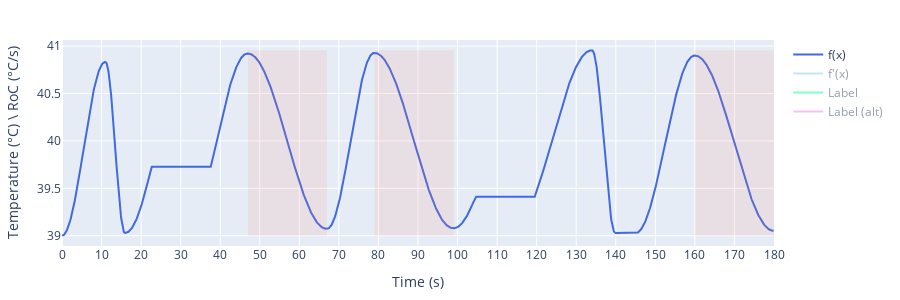

The code cell stored with this chart in its notebook:
### Code cell
dummy_config = {
    "seeds": [1, 2, 3],
    "half_cycle_num": 2,
    "period_range": [2, 2],
    "big_decreasing_half_cycle_num": 0,
    "shorten_expected_duration": 0,
    "amplitude_range": [0.9, 1.0],
    "plateau_num": 0,
    "prolonged_minima_num": 0,
}

dummy_participant = {
    "temperature_baseline": 40,
    "temperature_range": 2,  # VAS 0 - VAS 70
}

config = {
    "seeds": [806, 536, 658, 536, 681, 467, 265, 743, 952, 264, 243, 265],
    "sample_rate": 10,
    "half_cycle_num": 10,
    "period_range": [5, 20],
    "amplitude_range": [0.3, 1.0],
    "inflection_point_range": [-0.4, 0.3],
    "shorten_expected_duration": 2,
    "big_decreasing_half_cycle_num": 3,
    "big_decreasing_half_cycle_period": 20,
    "big_decreasing_half_cycle_amplitude": 0.925,
    "big_decreasing_half_cycle_min_y_intercept": 0.9,
    "plateau_num": 2,
    "plateau_duration": 15,
    "plateau_percentile_range": [25, 50],
    "prolonged_minima_num": 1,
    "prolonged_minima_duration": 5,
}
config.update(dummy_participant)
seed = np.random.randint(0, 1000)
stimulus = StimulusGenerator(
    config,
    debug=0,
)

print(f"{stimulus.seed = }")
_ = plot_stimulus_extra(stimulus, s_RoC=0.2, display_stats=False)

### Figure 1 — Plotly figure (JSON) as saved in the notebook; plotly's stock layout.template omitted (floating-point values rounded to 4 significant figures; data arrays with more than 128 entries replaced by an {"elided": "..."} marker saying what was removed)
{"data": [{"line": {"color": "royalblue"}, "name": "f(x)", "type": "scatter", "visible": true, "x": {"elided": "1800 float values"}, "y": {"elided": "1800 float values"}}, {"line": {"color": "skyblue"}, "name": "f'(x)", "type": "scatter", "visible": "legendonly", "x": {"elided": "1800 float values"}, "y": {"elided": "1800 float values"}}, {"line": {"color": "springgreen"}, "name": "Label", "type": "scatter", "visible": "legendonly", "x": {"elided": "1800 float values"}, "y": {"elided": "1800 int values"}}, {"line": {"color": "violet"}, "name": "Label (alt)", "type": "scatter", "visible": "legendonly", "x": {"elided": "1800 float values"}, "y": {"elided": "1800 int values"}}], "layout": {"autosize": true, "height": 300, "margin": {"b": 20, "l": 20, "r": 20, "t": 40}, "shapes": [{"fillcolor": "salmon", "line": {"width": 0}, "opacity": 0.125, "type": "rect", "x0": 47, "x1": 67, "y0": 39, "y1": 40.96}, {"fillcolor": "salmon", "line": {"width": 0}, "opacity": 0.125, "type": "rect", "x0": 79, "x1": 99, "y0": 39, "y1": 40.96}, {"fillcolor": "salmon", "line": {"width": 0}, "opacity": 0.125, "type": "rect", "x0": 160, "x1": 180, "y0": 39, "y1": 40.96}], "width": 900, "xaxis": {"dtick": 10, "tick0": 0, "tickmode": "linear", "title": {"text": "Time (s)"}}, "yaxis": {"title": {"text": "Temperature (°C) \\ RoC (°C/s)"}}}}
